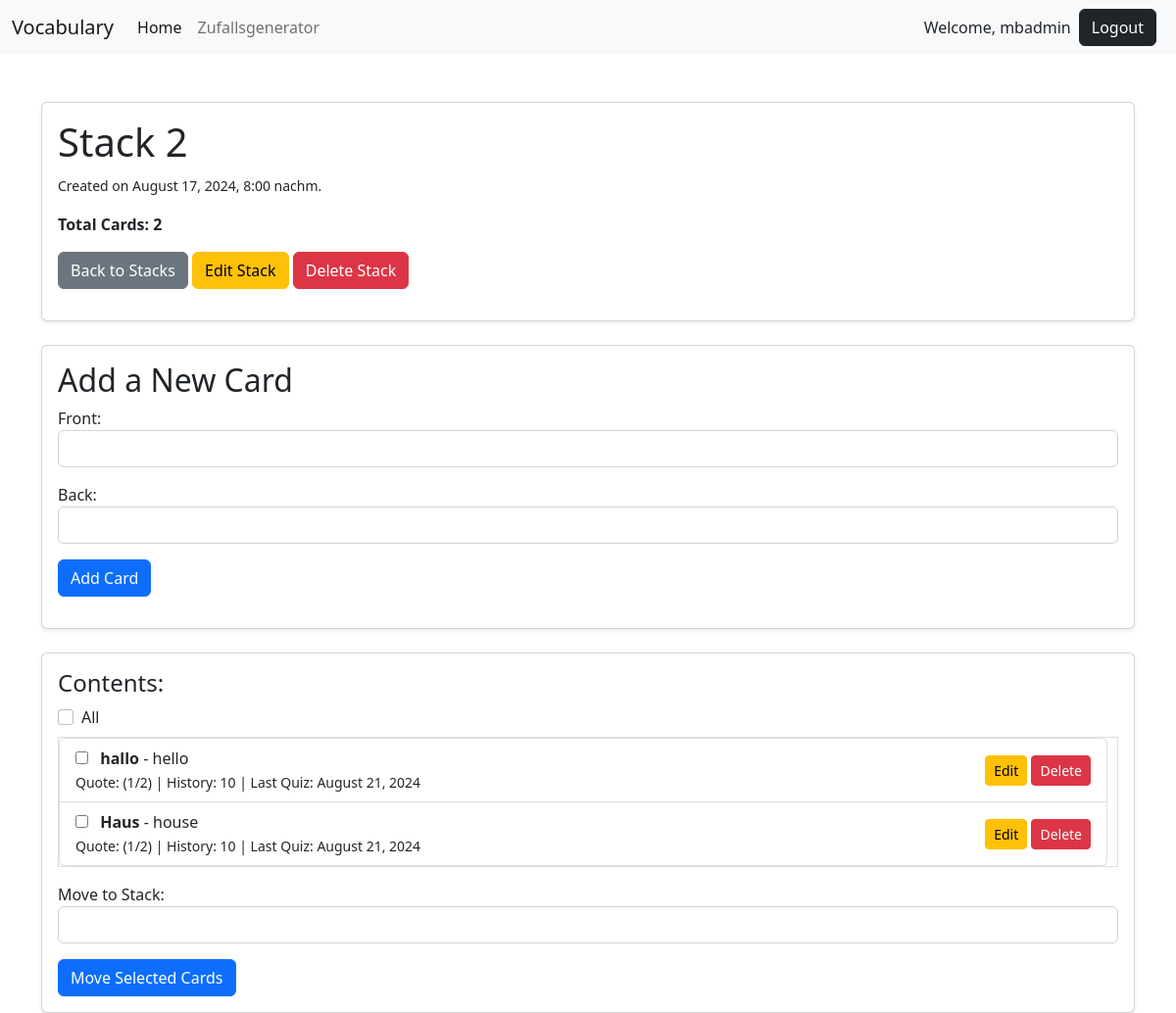
/stack/10/ (signed in), run on an earlier commit of the app's database.
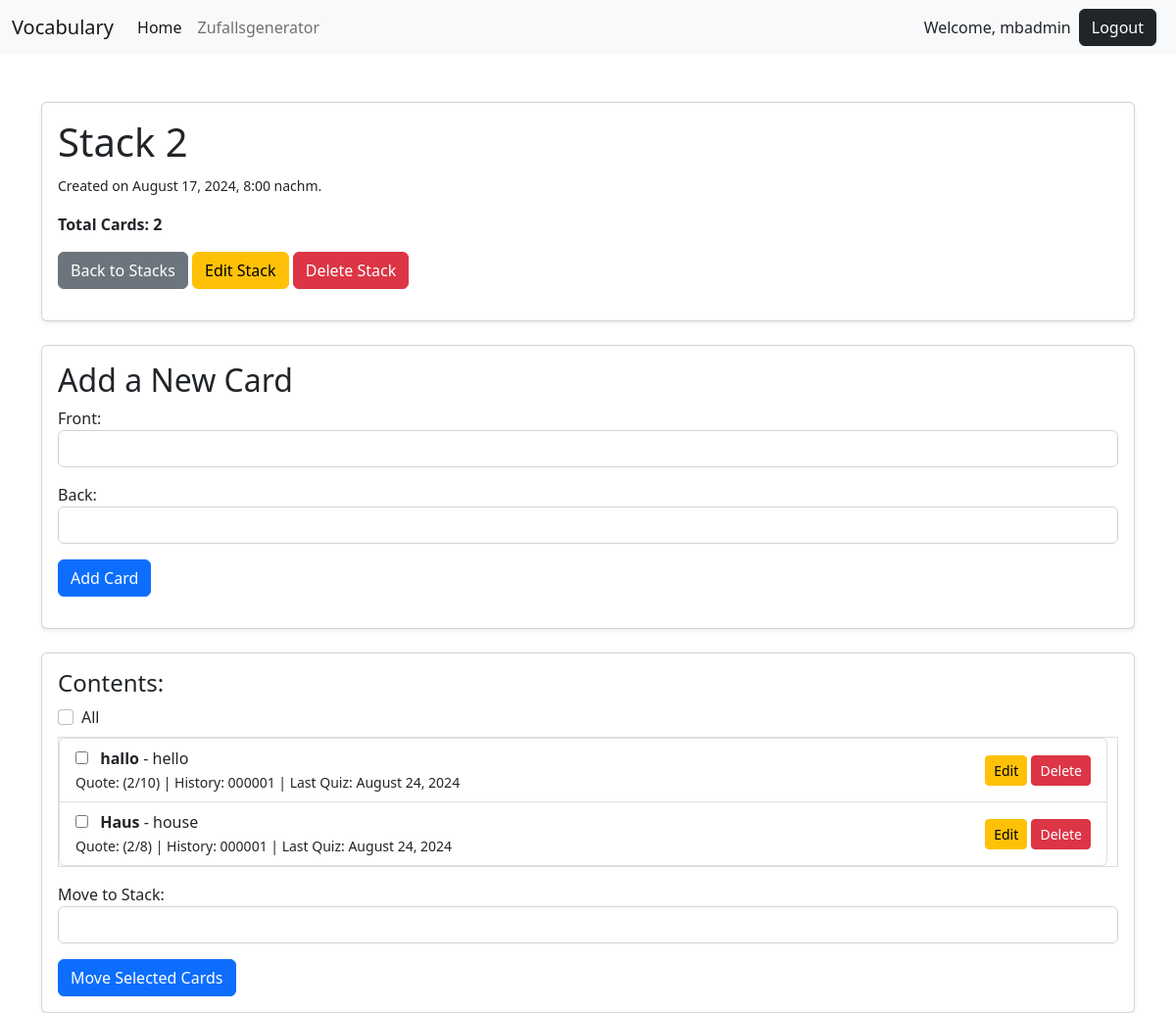
And on a later commit of the database.
### vocab/models.py (models this page shows, shortened)
class Card(models.Model):
    front = models.CharField(max_length=1000)
    back = models.CharField(max_length=1000)
    user = models.ForeignKey(User, on_delete=models.CASCADE)
    stack = models.ForeignKey(
        Stack, on_delete=models.CASCADE, related_name='cards')
    created_at = models.DateTimeField(default=timezone.now)  # Timestamp field
    correct_answers = models.PositiveIntegerField(default=0)
    incorrect_answers = models.PositiveIntegerField(default=0)
    quiz_results = models.TextField(default='')
    last_quiz_timestamp = models.DateTimeField(blank=True, null=True)  # Timestamp of the last quiz

### vocab/views.py (the view)
# urls.py: path('stack/<int:stack_id>/', views.stack_detail, name='stack_detail'),
@login_required
def stack_detail(request, stack_id):
    stack = get_object_or_404(Stack, id=stack_id, user=request.user)
    cards = stack.cards.all()
    other_stacks = Stack.objects.exclude(id=stack_id)
    if request.method == 'POST':
        form = CardForm(request.POST)
        if form.is_valid():
            card = form.save(commit=False)
            card.stack = stack
            card.user = request.user
            card.save()
            return redirect('vocab:stack_detail', stack_id=stack.id)
    else:
        form = CardForm()
    return render(request, 'vocab/stack_detail.html', {'stack': stack, 'cards': cards, 'form': form, 'other_stacks': other_stacks})

### vocab/forms.py
class CardForm(forms.ModelForm):
    class Meta:
        model = Card
        fields = ['front', 'back']

### vocab/templates/vocab/stack_detail.html (shortened to what the changed rows need)
{% extends 'profiles/base.html' %}
{% load static %}
{% block content %}
<head>
<link rel="stylesheet" type="text/css" href="{% static 'vocab/css/stack_detail.css'%}">
</head>
<div class="container mt-5">
    <div class="card shadow-sm mb-4">
        <div class="card-body">
            <h1 class="card-title">{{ stack.name }}</h1>
        </div>
    </div>
    <div class="card shadow-sm mb-4">
        <div class="card-body">
            <h2 class="card-title">Add a New Card</h2>
        </div>
    </div>
    <div class="card shadow-sm">
        <div class="card-body">
            <form method="post" action="{% url 'vocab:move_cards' stack_id=stack.id %}">
                <div class="scrollable-card-list">
                    <ul class="list-group">
                        {% for card in cards %}
                        <li class="list-group-item">
                            <div>
                                <input class="card-checkbox me-2" type="checkbox" name="cards" value="{{ card.id }}">
                                <strong>{{ card.front }}</strong> - {{ card.back }}
                                <br/>
                                <small>
                                   Quote: ({{ card.correct_answers }}/{{ card.correct_answers|add:card.incorrect_answers }})
                                    |
                                    History: {{ card.quiz_results|slice:"-6:" }}
                                    |
                                    Last Quiz: {{ card.last_quiz_timestamp|date:"F j, Y" }}
                                </small>
                            </div>
                            <div class="float-right">
                                <a href="{% url 'vocab:edit_card' stack_id=stack.id pk=card.id %}" class="btn btn-warning btn-sm">Edit</a>
                                <a href="{% url 'vocab:delete_card' stack_id=stack.id pk=card.id %}" class="btn btn-danger btn-sm">Delete</a>
                            </div>
                        </li>
                        {% endfor %}
                    </ul>
                 </div>
            </form>
        </div>
    </div>
</div>
{% endblock %}

What changed in the data, as far as the page shows it:
changed Card "hallo": correct_answers "1" → "2"; correct_answers|add "2" → "10"; quiz_results "10" → "000001"; last_quiz_timestamp "August 21, 2024" → "August 24, 2024"
changed Card "Haus": correct_answers "1" → "2"; correct_answers|add "2" → "8"; quiz_results "10" → "000001"; last_quiz_timestamp "August 21, 2024" → "August 24, 2024"
